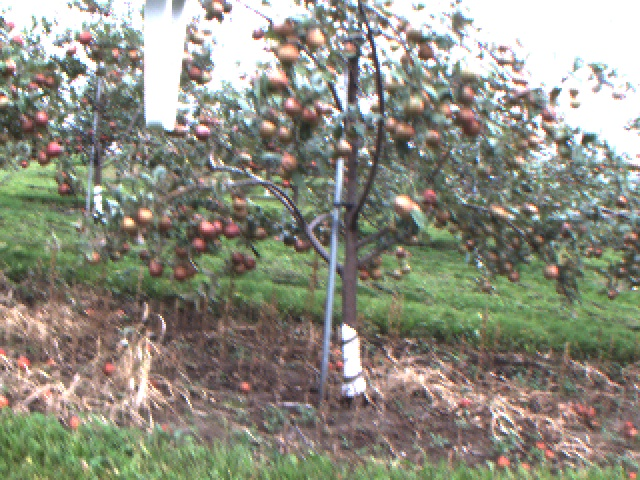
//> input picture drone/src/left1.jpg, 640 x 480 px
$ ./goodfeature left1.jpg   (built with g++ and OpenCV 4)
//> lines starting //> are read from the running program, lines starting //| are printed output that depends on the picture; after the words box and inside, x2 and y2 are one past the last pixel; in counts of white or black regions, pixels touching at a corner belong together
#include "opencv2/highgui/highgui.hpp"
#include "opencv2/imgproc/imgproc.hpp"
#include <iostream>
#include <stdio.h>
#include <stdlib.h>

using namespace cv;
using namespace std;

/// Global variables
Mat src, src_gray;

int maxCorners = 23;
int maxTrackbar = 100;

RNG rng(12345);
char* source_window = "Image";

/// Function header
void goodFeaturesToTrack_Demo( int, void* );

/**
 * @function main
 */
int main( int argc, char** argv )
{
  /// Load source image and convert it to gray
  src = imread( argv[1], 1 );
//> src is the input picture: 480 rows x 640 cols, CV_8UC3; mean B, G, R 129.3, 142.8, 143.3
  cvtColor( src, src_gray, CV_BGR2GRAY );
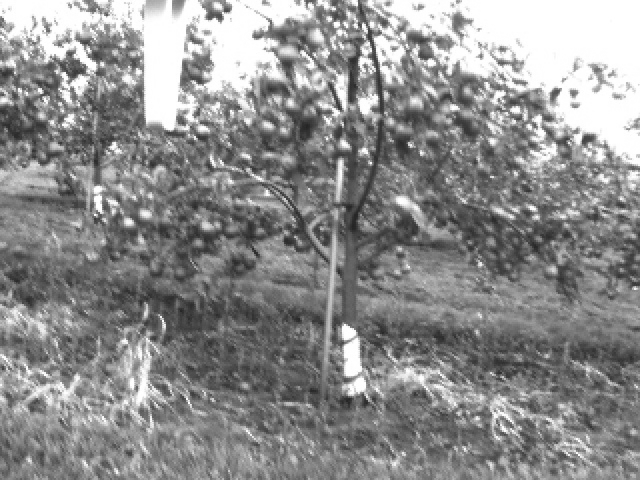
//> src_gray: 480 rows x 640 cols, CV_8UC1; min 35, max 255, mean 141.4

  /// Create Window
  namedWindow( source_window, CV_WINDOW_AUTOSIZE );

  /// Create Trackbar to set the number of corners
  createTrackbar( "Max  corners:", source_window, &maxCorners, maxTrackbar, goodFeaturesToTrack_Demo );

  imshow( source_window, src );

  goodFeaturesToTrack_Demo( 0, 0 );

  waitKey(0);
  return(0);
}

/**
 * @function goodFeaturesToTrack_Demo.cpp
 * @brief Apply Shi-Tomasi corner detector
 */
void goodFeaturesToTrack_Demo( int, void* )
{
  if( maxCorners < 1 ) { maxCorners = 1; }

  /// Parameters for Shi-Tomasi algorithm
  vector<Point2f> corners;
  double qualityLevel = 0.01;
  double minDistance = 10;
  int blockSize = 3;
  bool useHarrisDetector = false;
  double k = 0.04;

  /// Copy the source image
  Mat copy;
  copy = src.clone();

  /// Apply corner detection
  goodFeaturesToTrack( src_gray,
		       corners,
		       maxCorners,
		       qualityLevel,
		       minDistance,
		       Mat(),
		       blockSize,
		       useHarrisDetector,
		       k );
//> corners = 23 Points (x, y), first 12: [363, 23], [356, 6], [230, 110], [371, 163], [490, 176], [19, 89], [335, 9], [109, 147], [65, 72], [107, 14], [347, 27], [499, 98]


  /// Draw corners detected
  cout<<"** Number of corners detected: "<<corners.size()<<endl;
//| ** Number of corners detected: 23
  int r = 4;
  for( int i = 0; i < corners.size(); i++ )
    { circle( copy, corners[i], r, Scalar(rng.uniform(0,255), rng.uniform(0,255),
					  rng.uniform(0,255)), -1, 8, 0 ); }
//> this loop made 23 passes
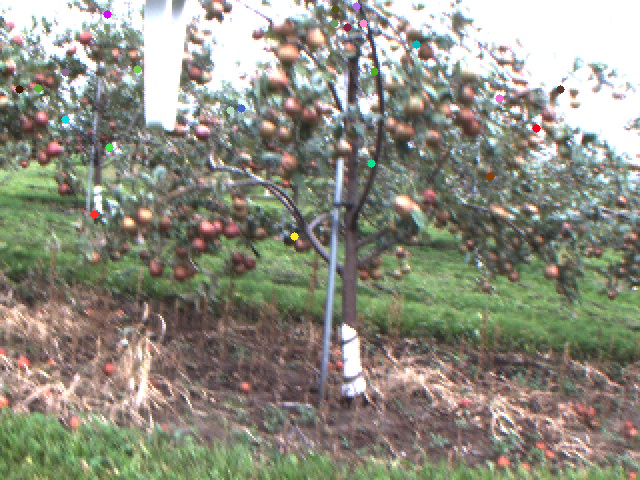
//> copy: 480 rows x 640 cols, CV_8UC3; 0.37% of pixels changed, all inside (x1, y1, x2, y2) = (15, 2, 565, 241)

  /// Show what you got
  namedWindow( source_window, CV_WINDOW_AUTOSIZE );
  imshow( source_window, copy );
}

$ run again, on drone/src/left3.jpg
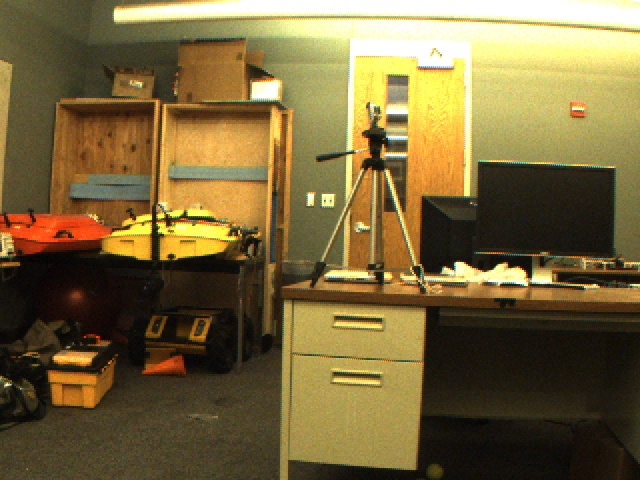
//> input picture drone/src/left3.jpg, 640 x 480 px
//> src is the input picture: 480 rows x 640 cols, CV_8UC3; mean B, G, R 60.2, 103.1, 120.3
//> `cvtColor( src, src_gray, CV_BGR2GRAY );`:
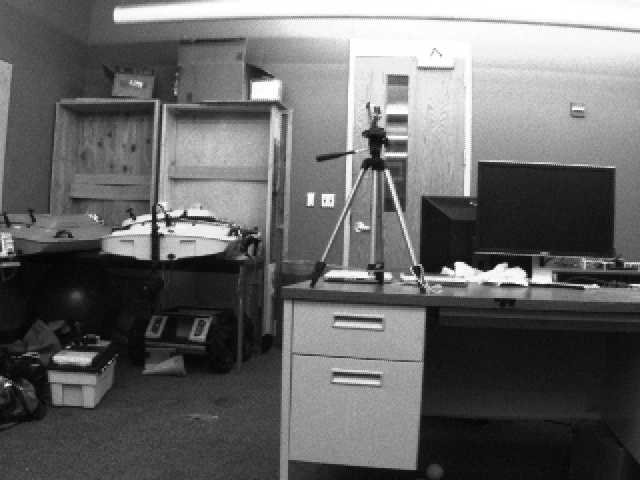
//> src_gray: 480 rows x 640 cols, CV_8UC1; min 2, max 255, mean 103.3
//> corners = 23 Points (x, y), first 12: [453, 268], [157, 223], [527, 285], [383, 144], [134, 219], [5, 385], [552, 282], [374, 276], [369, 102], [193, 224], [508, 266], [308, 204]
//| ** Number of corners detected: 23
//> the loop in goodFeaturesToTrack_Demo, `for( int i = 0; i < corners.size(); i++ ) { circle( copy, corners[i], ..` made 23 passes
//> after the loop in goodFeaturesToTrack_Demo, `for( int i = 0; i < corners.size(); i++ )`:
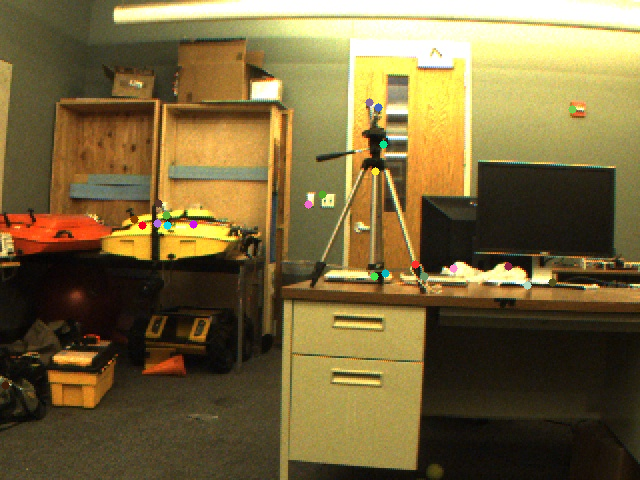
//> copy: 480 rows x 640 cols, CV_8UC3; 0.37% of pixels changed, all inside (x1, y1, x2, y2) = (1, 98, 577, 390)

$ run again, on drone/src/left4.jpg
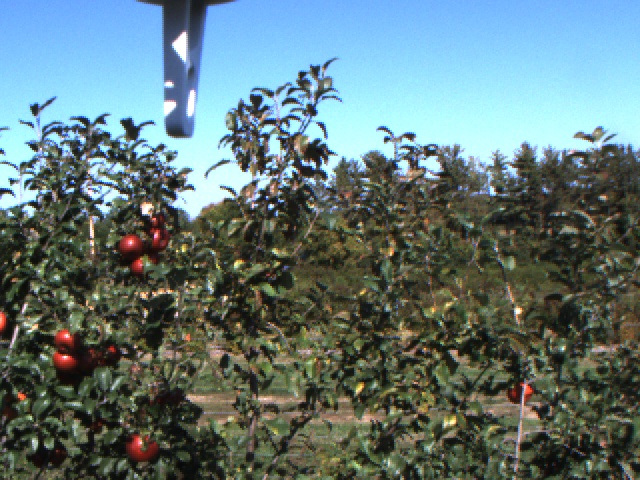
//> input picture drone/src/left4.jpg, 640 x 480 px
//> src is the input picture: 480 rows x 640 cols, CV_8UC3; mean B, G, R 120.3, 119.8, 99.1
//> `cvtColor( src, src_gray, CV_BGR2GRAY );`:
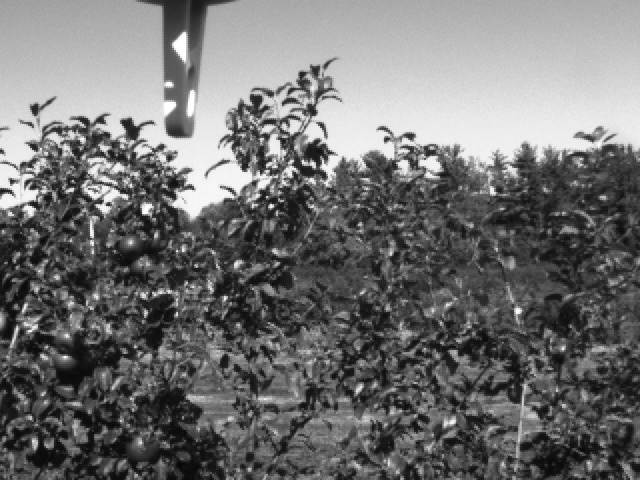
//> src_gray: 480 rows x 640 cols, CV_8UC1; min 7, max 255, mean 113.7
//> corners = 23 Points (x, y), first 12: [266, 197], [106, 204], [11, 184], [220, 186], [73, 188], [96, 205], [261, 174], [177, 251], [225, 297], [409, 151], [293, 171], [277, 138]
//| ** Number of corners detected: 23
//> the loop in goodFeaturesToTrack_Demo, `for( int i = 0; i < corners.size(); i++ ) { circle( copy, corners[i], ..` made 23 passes
//> after the loop in goodFeaturesToTrack_Demo, `for( int i = 0; i < corners.size(); i++ )`:
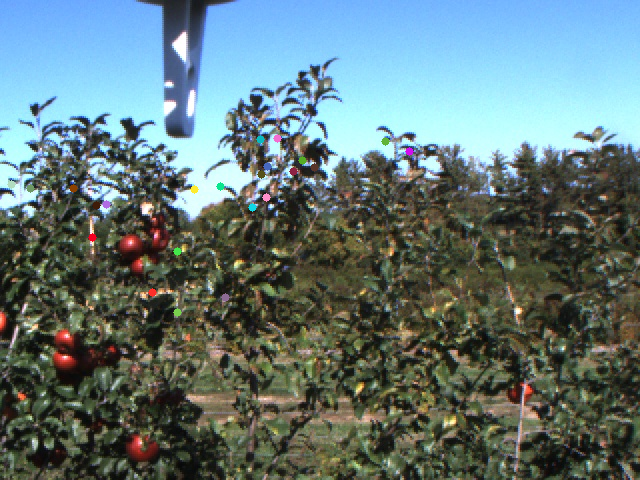
//> copy: 480 rows x 640 cols, CV_8UC3; 0.37% of pixels changed, all inside (x1, y1, x2, y2) = (7, 134, 414, 317)

$ run again, on drone/src/right1.jpg
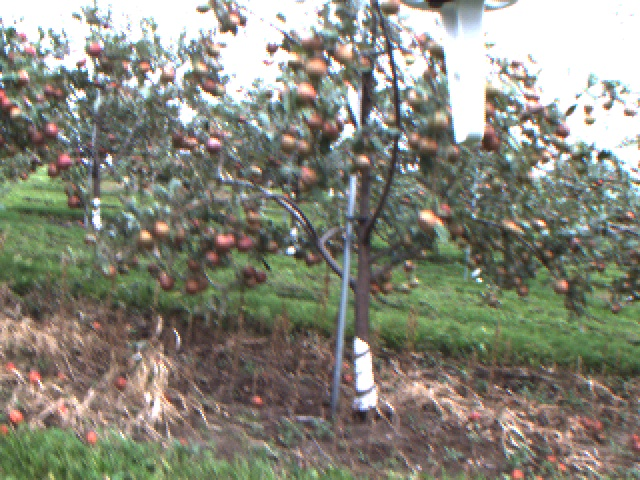
//> input picture drone/src/right1.jpg, 640 x 480 px
//> src is the input picture: 480 rows x 640 cols, CV_8UC3; mean B, G, R 123.2, 136, 136.1
//> `cvtColor( src, src_gray, CV_BGR2GRAY );`:
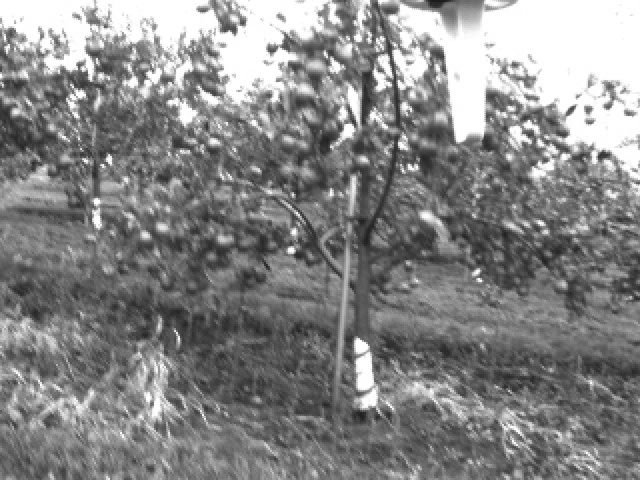
//> src_gray: 480 rows x 640 cols, CV_8UC1; min 27, max 255, mean 134.6
//> corners = 23 Points (x, y), first 12: [96, 58], [108, 154], [398, 80], [408, 164], [101, 165], [91, 80], [59, 73], [481, 281], [77, 69], [331, 146], [377, 38], [528, 120]
//| ** Number of corners detected: 23
//> the loop in goodFeaturesToTrack_Demo, `for( int i = 0; i < corners.size(); i++ ) { circle( copy, corners[i], ..` made 23 passes
//> after the loop in goodFeaturesToTrack_Demo, `for( int i = 0; i < corners.size(); i++ )`:
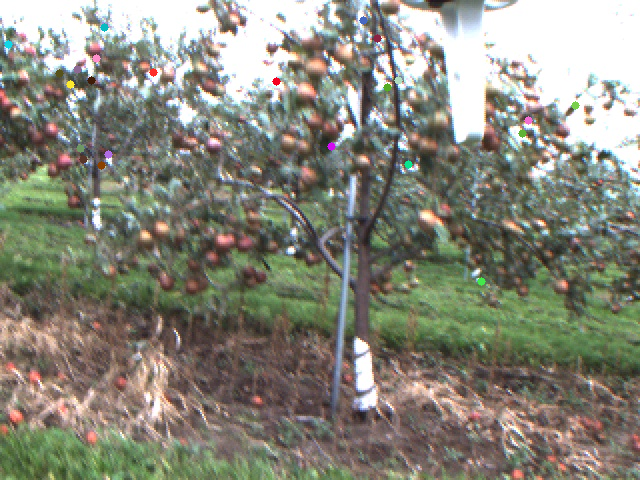
//> copy: 480 rows x 640 cols, CV_8UC3; 0.37% of pixels changed, all inside (x1, y1, x2, y2) = (4, 16, 580, 286)
